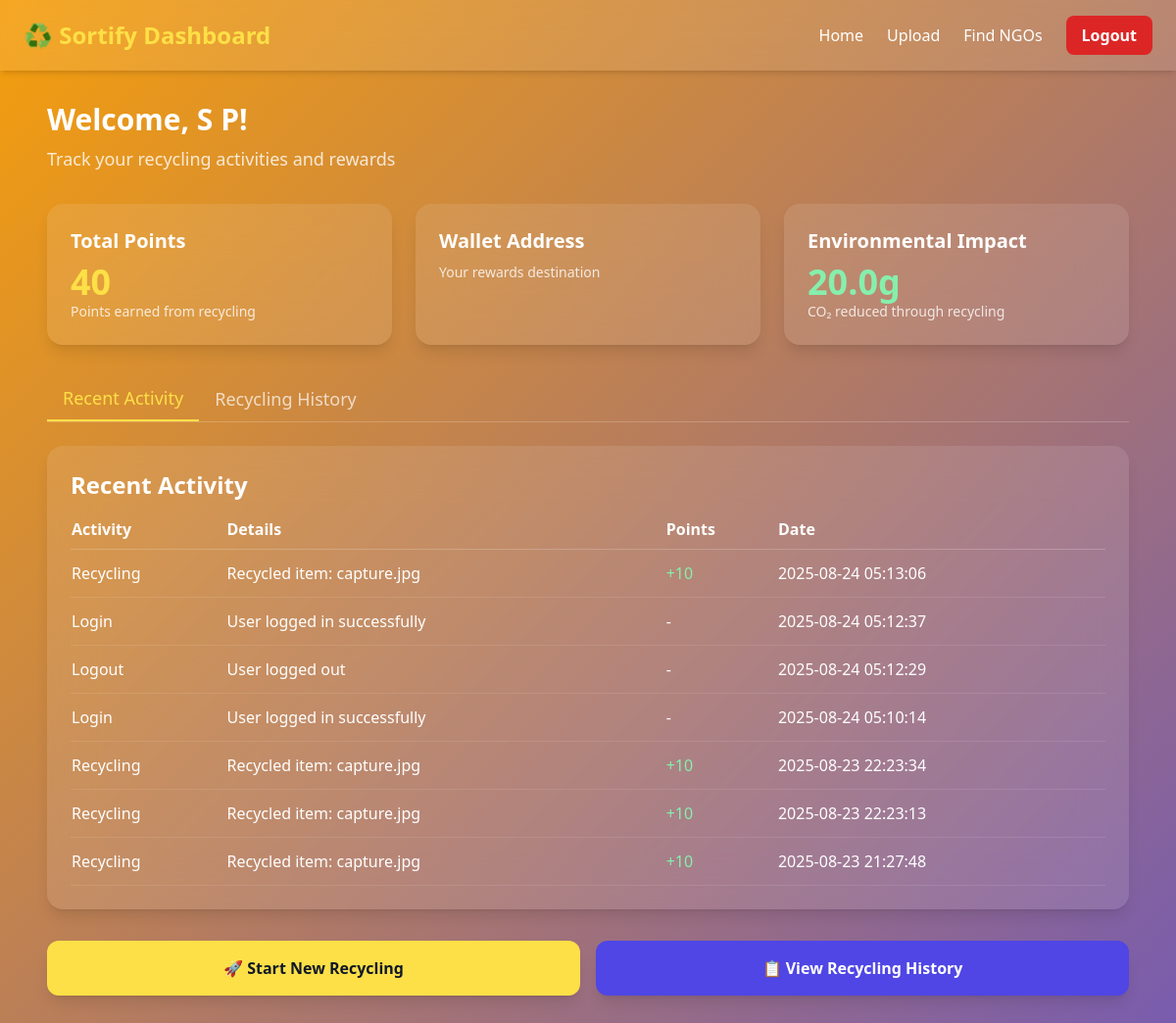
The app's page /dashboard (signed in) with its own data.
### tables this page shows
CREATE TABLE user_activity
                 (id INTEGER PRIMARY KEY AUTOINCREMENT,
                  user_id INTEGER NOT NULL,
                  activity_type TEXT NOT NULL,
                  activity_details TEXT,
                  points_earned INTEGER DEFAULT 0,
                  created_at TIMESTAMP DEFAULT CURRENT_TIMESTAMP,
                  FOREIGN KEY (user_id) REFERENCES users (id));

### app.py (the view)
@app.route("/dashboard")
@login_required
def dashboard():
    conn = sqlite3.connect('users.db')
    c = conn.cursor()
    c.execute('''SELECT activity_type, activity_details, points_earned, created_at
                 FROM user_activity
                 WHERE user_id = ?
                 ORDER BY created_at DESC
                 LIMIT 20''', (session['user_id'],))
    activities = c.fetchall()
    c.execute('''SELECT SUM(points_earned) FROM user_activity WHERE user_id = ?''',
              (session['user_id'],))
    total_points = c.fetchone()[0] or 0
    c.execute('''SELECT wallet_address FROM users WHERE id = ?''', (session['user_id'],))
    wallet_result = c.fetchone()
    wallet_address = wallet_result[0] if wallet_result else "Not set"
    conn.close()
    return render_template("dashboard.html",
                         user_name=session.get('user_name'),
                         activities=activities,
                         total_points=total_points,
                         wallet_address=wallet_address)

### app.py (called while the page is built)
def login_required(f):
    @wraps(f)
    def decorated_function(*args, **kwargs):
        if 'user_id' not in session:
            flash('Please log in to access this page.', 'warning')
            return redirect(url_for('landing'))
        return f(*args, **kwargs)
    return decorated_function

### templates/dashboard.html (shortened to what this page needs)
<!DOCTYPE html>
<html lang="en">
<head>
    <script src="https://cdn.tailwindcss.com"></script>
</head>
<body class="min-h-screen text-white">
    <header class="w-full bg-white bg-opacity-10 backdrop-blur-lg shadow-md">
        <div class="max-w-7xl mx-auto px-6 py-4 flex justify-between items-center">
            <h1 class="text-2xl font-extrabold text-yellow-300">♻️ Sortify Dashboard</h1>
            <nav class="flex items-center gap-6">
                <a href="{{ url_for('landing') }}" class="hover:text-yellow-300 transition">Home</a>
                <a href="{{ url_for('upload_page') }}" class="hover:text-yellow-300 transition">Upload</a>
                <a href="{{ url_for('ngos_page') }}" class="hover:text-yellow-300 transition">Find NGOs</a>
                <a href="{{ url_for('logout') }}" class="px-4 py-2 bg-red-600 rounded-lg font-semibold hover:bg-red-700 transition">
                    Logout
                </a>
            </nav>
        </div>
    </header>
    <main class="max-w-6xl mx-auto px-6 py-8">
        <div class="mb-8">
            <h2 class="text-3xl font-bold mb-2">Welcome, {{ user_name }}!</h2>
            <p class="text-lg opacity-80">Track your recycling activities and rewards</p>
        </div>
        <div class="grid grid-cols-1 md:grid-cols-3 gap-6 mb-8">
            <div class="bg-white bg-opacity-10 backdrop-blur-xl p-6 rounded-2xl shadow-lg">
                <h3 class="text-xl font-semibold mb-2">Total Points</h3>
                <p class="text-4xl font-bold text-yellow-300">{{ total_points }}</p>
                <p class="text-sm opacity-80">Points earned from recycling</p>
            </div>
            <div class="bg-white bg-opacity-10 backdrop-blur-xl p-6 rounded-2xl shadow-lg">
                <h3 class="text-xl font-semibold mb-2">Wallet Address</h3>
                <p class="text-sm opacity-80">Your rewards destination</p>
            </div>
            <div class="bg-white bg-opacity-10 backdrop-blur-xl p-6 rounded-2xl shadow-lg">
                <h3 class="text-xl font-semibold mb-2">Environmental Impact</h3>
                <p class="text-4xl font-bold text-green-300">{{ total_points * 0.5 }}g</p>
                <p class="text-sm opacity-80">CO₂ reduced through recycling</p>
            </div>
        </div>
        <div class="flex border-b border-white border-opacity-20 mb-6">
            <button class="tab-button px-4 py-2 font-medium text-lg border-b-2 border-yellow-300 text-yellow-300" data-tab="recent-activity">
                Recent Activity
            </button>
            <button class="tab-button px-4 py-2 font-medium text-lg opacity-70 hover:opacity-100 transition" data-tab="recycling-history">
                Recycling History
            </button>
        </div>
        <div id="recent-activity" class="tab-content">
            <div class="bg-white bg-opacity-10 backdrop-blur-xl p-6 rounded-2xl shadow-lg">
                <h3 class="text-2xl font-semibold mb-4">Recent Activity</h3>
                {% if activities %}
                <div class="overflow-x-auto">
                    <table class="w-full text-left">
                        <thead>
                            <tr class="border-b border-white border-opacity-20">
                                <th class="pb-2">Activity</th>
                                <th class="pb-2">Details</th>
                                <th class="pb-2">Points</th>
                                <th class="pb-2">Date</th>
                            </tr>
                        </thead>
                        <tbody>
                            {% for activity in activities %}
                            <tr class="border-b border-white border-opacity-10">
                                <td class="py-3 capitalize">{{ activity[0] }}</td>
                                <td class="py-3">{{ activity[1] }}</td>
                                <td class="py-3">
                                    {% if activity[2] > 0 %}
                                    <span class="text-green-300">+{{ activity[2] }}</span>
                                    {% else %}
                                    <span>-</span>
                                    {% endif %}
                                </td>
                                <td class="py-3">{{ activity[3].split('.')[0] }}</td>
                            </tr>
                            {% endfor %}
                        </tbody>
                    </table>
                </div>
                {% else %}
                <p class="text-center py-8 opacity-70">No activity yet. Start recycling to earn points!</p>
                {% endif %}
            </div>
        </div>
        <div class="mt-8 flex flex-col sm:flex-row gap-4">
            <a href="{{ url_for('upload_page') }}" class="flex-1 px-6 py-4 bg-yellow-300 text-gray-900 rounded-xl font-bold text-center shadow-lg transform transition hover:scale-105 hover:bg-yellow-400">
                🚀 Start New Recycling
            </a>
            <button onclick="showRecyclingHistory()" class="flex-1 px-6 py-4 bg-indigo-600 text-white rounded-xl font-bold text-center shadow-lg transform transition hover:scale-105 hover:bg-indigo-700">
                📋 View Recycling History
            </button>
        </div>
    </main>
</body>
</html>

### templates/dashboard.html (style rules this page uses)
body { background: linear-gradient(-45deg, #16a34a, #2563eb, #4f46e5, #f59e0b); background-size: 400% 400%; animation: gradientBG 12s ease infinite; }

### records on screen
user_activity: activity_type "Recycling", activity_details "Recycled item: capture.jpg", points_earned "10", created_at "2025-08-24 05:13:06"
user_activity: activity_type "Login", activity_details "User logged in successfully", created_at "2025-08-24 05:12:37"
user_activity: activity_type "Logout", activity_details "User logged out", created_at "2025-08-24 05:12:29"
user_activity: activity_type "Login", activity_details "User logged in successfully", created_at "2025-08-24 05:10:14"
user_activity: activity_type "Recycling", activity_details "Recycled item: capture.jpg", points_earned "10", created_at "2025-08-23 22:23:34"
user_activity: activity_type "Recycling", activity_details "Recycled item: capture.jpg", points_earned "10", created_at "2025-08-23 22:23:13"
user_activity: activity_type "Recycling", activity_details "Recycled item: capture.jpg", points_earned "10", created_at "2025-08-23 21:27:48"

### other values on screen
{{ user_name }} "S P"
{{ total_points }} "40"
{{ total_points * 0.5 }} "20.0"
